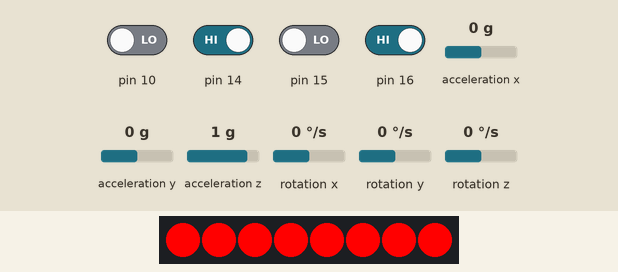
Simulated run of this sketch. Board: Arduino Uno, built with avr-gcc and run on an emulated ATmega328P. On the bench: 8 RGB LEDs in strip order, left to right. The inputs (shaded band) are chosen by the test bench; at power-on: pin 14, pin 16 HIGH, pin 10, pin 15 LOW, acceleration x 0 g, acceleration y 0 g, acceleration z 1 g, rotation x 0 °/s, rotation y 0 °/s, rotation z 0 °/s.

Above: at 3.4 s.
3.5 s: pin 10 driven HIGH
At 4.6 s:
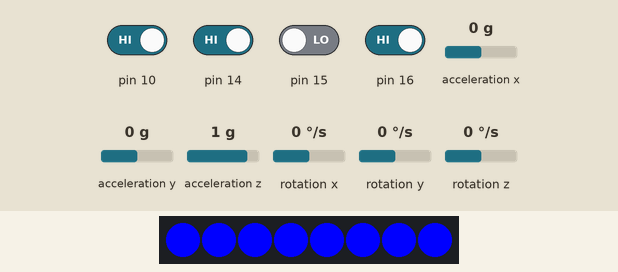
5.1 s: pin 14 driven LOW
At 5.9 s:
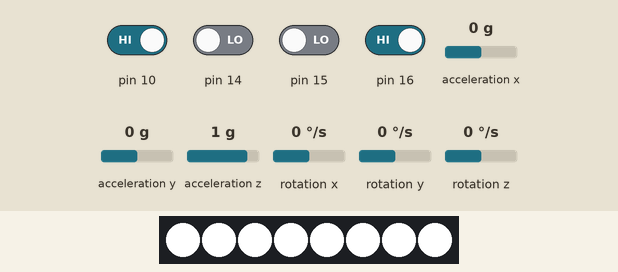
6.7 s: pin 14 driven HIGH
At 7.3 s:
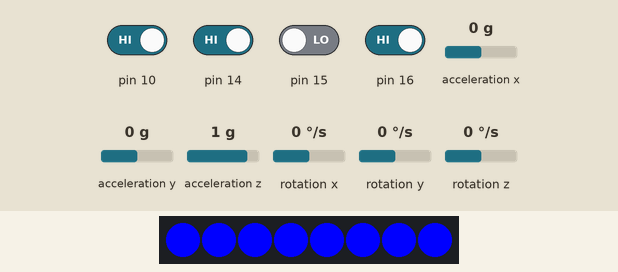
8.3 s: pin 10 driven LOW
At 9.6 s:
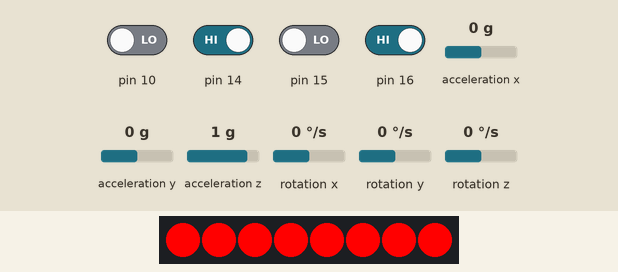
9.9 s: pin 14 driven LOW and pin 16 driven LOW
At 11.2 s:
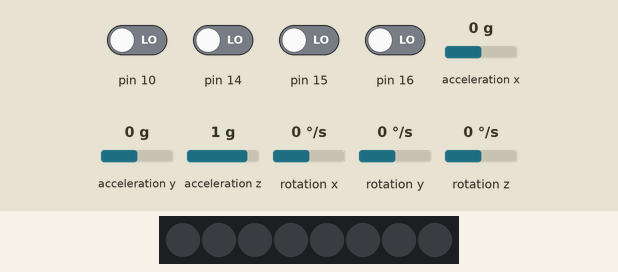
11.5 s: pin 15 driven HIGH
At 13.0 s:
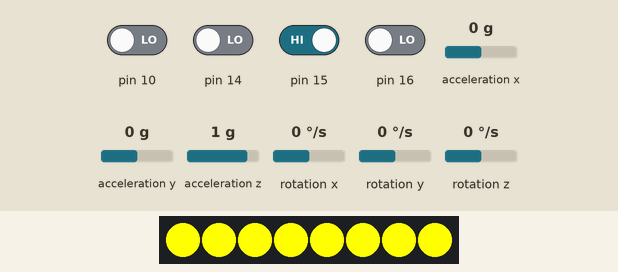
Timing chart, 0 to 14.1 s (numbered marks = the images above; inputs shaded):
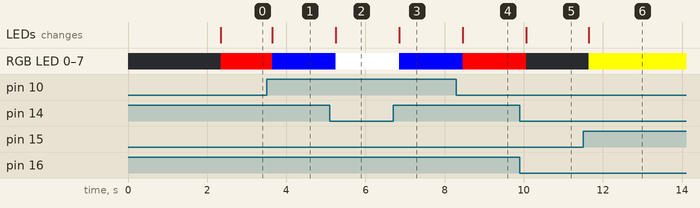

Measured:
- after the input at 3.5 s, RGB LED 0–7: RGB(255, 0, 0) → RGB(0, 0, 255) after 0.15 s; the LEDs: change after 0.15 s (image 1)
- after the input at 5.1 s, RGB LED 0–7: RGB(0, 0, 255) → RGB(255, 255, 255) after 0.15 s; the LEDs: change after 0.15 s (image 2)
- after the input at 6.7 s, RGB LED 0–7: RGB(255, 255, 255) → RGB(0, 0, 255) after 0.15 s; the LEDs: change after 0.15 s (image 3)
- after the input at 8.3 s, RGB LED 0–7: RGB(0, 0, 255) → RGB(255, 0, 0) after 0.16 s; the LEDs: change after 0.16 s (image 4)
- after the input at 9.9 s, RGB LED 0–7: RGB(255, 0, 0) → off after 0.16 s; the LEDs: change after 0.16 s (image 5)
- after the input at 11.5 s, RGB LED 0–7: off → RGB(255, 255, 0) after 0.14 s; the LEDs: change after 0.14 s (image 6)

The sketch:

LEDstrip_4tilt_colours_debounce_gyro_clean.ino
```cpp
/*
  The code controls LED lights mounted on a cube fitted with tilt sensors, and a gyroscope.
  Based on the orientation and movement of the cube, the LEDs either change colour or brightness.
  Author: Mark Altosaar
  https://github.com/MarkErik/flippy-cube

  Incorporates libraries, and their example code from:
  Library to control LED strip: https://github.com/FastLED/FastLED
  Library to read from gyro: https://github.com/rfetick/MPU6050_light
  Arduino Debounce example: https://docs.arduino.cc/built-in-examples/digital/Debounce/
*/

//GYRO LIBRARIES AND VARIABLES
#include "Wire.h"           //Interface with 6050MPU
#include <MPU6050_light.h>  //Library for reading value from the 6050 sensor
MPU6050 mpu(Wire);

//LED STRIP LIBRARIES AND VARIABLES
#include <FastLED.h>           // Include FastLED library
#define NUM_LEDS 8             // Number of LEDs in the chain
#define DATA_PIN 6             // Data pin for LED control
#define NUM_COLOURS 4          // Number of colours to cycle through depending on the sideways orientation
CRGB leds[NUM_LEDS];           // Array to hold LED Strip color data
CRGB colours[NUM_COLOURS];     // Array to hold the different colours that can be selected based on the side position
int currentColour = 0;         //integer to hold the position of the current colour based on what side the cube is on
int brightness = 255;          //0-255 value, start at max brightness
unsigned long timeBright = 0;  //timer to keep track of how often to check for brightness adjustments

//DEBOUCE VARIABLES
// the following variables are unsigned longs because the time, measured in
// milliseconds, will quickly become a bigger number than can be stored in an int.
unsigned long lastDebounceTime = 0;  // the last time the output pin was toggled
unsigned long debounceDelay = 120;   // the debounce time; increase if the output flickers

//CUBE ORIENTATION VARIABLES
int facingDown;         //variable to hold whether the cube is facing up or on its side, or down
int rotating;           //value to hold the gyro movement state
int tiltState;          //variable to hold the sum of the 4 tilt sensors
int lastTiltState = 4;  //set the variable as if the cube is facing up at the start
/// Note of the cube sensor pairs
// Pin 10 paired with Pin 14, and Pin 16 paired with Pin 15
// variables to hold pin values from tilt sensor
int pin10;
int pin14;
int pin15;
int pin16;

void setup() {
  //Set the pins for the tilt sensors as inputs
  pinMode(14, INPUT);
  pinMode(15, INPUT);
  pinMode(16, INPUT);
  pinMode(10, INPUT);

  // Pause for 1.2 seconds, so that after turning on the power, the board isn't moved so the gyro can initialize and calibrate
  delay(1200);
  Wire.begin();
  mpu.begin();
  mpu.calcOffsets(true, true);

  // Initialize LEDs
  FastLED.addLeds<NEOPIXEL, DATA_PIN>(leds, NUM_LEDS);

  //initialize the colour array
  colours[0] = CRGB::White;
  colours[1] = CRGB::Red;
  colours[2] = CRGB::Yellow;
  colours[3] = CRGB::Blue;

}  //end the setup section

void loop() {
  mpu.update();
  rotating = mpu.getGyroZ();

  pin10 = digitalRead(10);
  pin14 = digitalRead(14);
  pin15 = digitalRead(15);
  pin16 = digitalRead(16);

  tiltState = pin10 + pin14 + pin15 + pin16; //sum up the values from the tilt sensors (so that in subsequent loops can see if cube has changed positions)
  facingDown = (!pin10 && !pin14 && !pin15 && !pin16); //are all the pins reading the titl sensors in the LOW state? (facing down)

  // check to see if any or all of the tilt sensors changed
  // (i.e. the input went from LOW to HIGH), and you've waited long enough
  // since the last movement to ignore any noise
  if (tiltState != lastTiltState) {
    // reset the debouncing timer
    lastDebounceTime = millis();
  }

  if ((millis() - lastDebounceTime) > debounceDelay) {
    // whatever the reading is at, it's been there for longer than the debounce
    // delay, so take it as the actual current state

    // use a timer to delay how often we check for rotation and brightness, otherwise
    // because the loop runs so fast, the brightness quickly goes to 0 or max
    if (millis() - timeBright > 175) {
      if (tiltState == 4) {  //check if cube facing up, so that it can be rotated to control brightness
                             //try to filter out noise from the sensor, and unintentional bumps, instead look for intentional rotation
        if (rotating < -10) {
          brightness += 8;
          if (brightness > 255) {
            brightness = 255;
          }
        } else if (rotating > 7) {
          brightness -= 14;
          if (brightness < 0) {
            brightness = 0;
          }
        }
      }
      timeBright = millis();  //reset brightness timer
    }

    FastLED.setBrightness(brightness);

    // To determine the color, need to check that the pairs are opposite, but may not always work,
    // as when the tilt sensors are on flat their side, they could also end up in a situation where they are opposite,
    // becuase the ball is just rolling around
    if (pin10 == HIGH && pin14 == LOW) {
      currentColour = 0;
    } else if (pin10 == LOW && pin14 == HIGH) {
      currentColour = 1;
    } else if (pin15 == HIGH && pin16 == LOW) {
      currentColour = 2;
    } else if (pin15 == LOW && pin16 == HIGH) {
      currentColour = 3;
    }

    // Loop through each LED and set it
    for (int dot = 0; dot < NUM_LEDS; dot++) {
      if (facingDown == HIGH) {
        leds[dot] = CRGB::Black;  // Clear the current LED
      } else {
        leds[dot] = colours[currentColour];  // Set the current LED to blue
      }

      FastLED.show();  // Update LEDs
    }                  //end for looping to update LEDs
  }                    // end if debounce timer greater than threshold

  // save the reading. Next time through the loop, it'll be the lastTiltState:
  lastTiltState = tiltState;
}  // end the main loop
```
